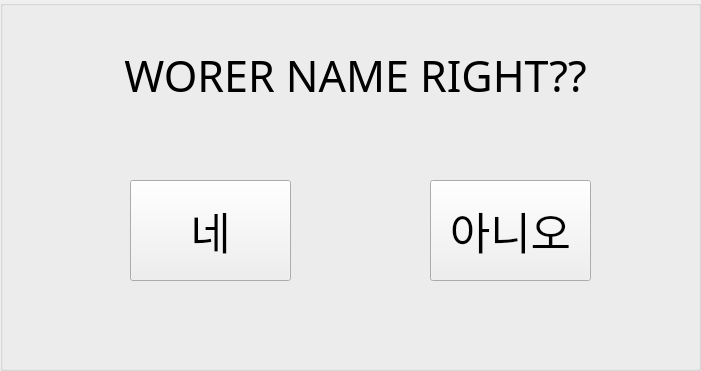
  <widget class="QGroupBox" name="register_box">
   <property name="geometry">
    <rect>
     <x>43</x>
     <y>152</y>
     <width>701</width>
     <height>371</height>
    </rect>
   </property>
   <property name="title">
    <string/>
   </property>
   <widget class="QPushButton" name="b_yes">
    <property name="geometry">
     <rect>
      <x>130</x>
      <y>180</y>
      <width>161</width>
      <height>101</height>
     </rect>
    </property>
    <property name="font">
     <font>
      <family>sunfont</family>
      <pointsize>33</pointsize>
     </font>
    </property>
    <property name="focusPolicy">
     <enum>Qt::NoFocus</enum>
    </property>
    <property name="text">
     <string>네</string>
    </property>
   </widget>
   <widget class="QPushButton" name="b_no">
    <property name="geometry">
     <rect>
      <x>430</x>
      <y>180</y>
      <width>161</width>
      <height>101</height>
     </rect>
    </property>
    <property name="font">
     <font>
      <family>sunfont</family>
      <pointsize>33</pointsize>
     </font>
    </property>
    <property name="focusPolicy">
     <enum>Qt::NoFocus</enum>
    </property>
    <property name="text">
     <string>아니오</string>
    </property>
   </widget>
   <widget class="QLabel" name="l_content">
    <property name="geometry">
     <rect>
      <x>90</x>
      <y>0</y>
      <width>531</width>
      <height>151</height>
     </rect>
    </property>
    <property name="font">
     <font>
      <family>sunfont</family>
      <pointsize>32</pointsize>
     </font>
    </property>
    <property name="text">
     <string>WORER NAME RIGHT??</string>
    </property>
    <property name="alignment">
     <set>Qt::AlignCenter</set>
    </property>
   </widget>
   <zorder>b_no</zorder>
   <zorder>l_content</zorder>
   <zorder>b_yes</zorder>
  </widget>
